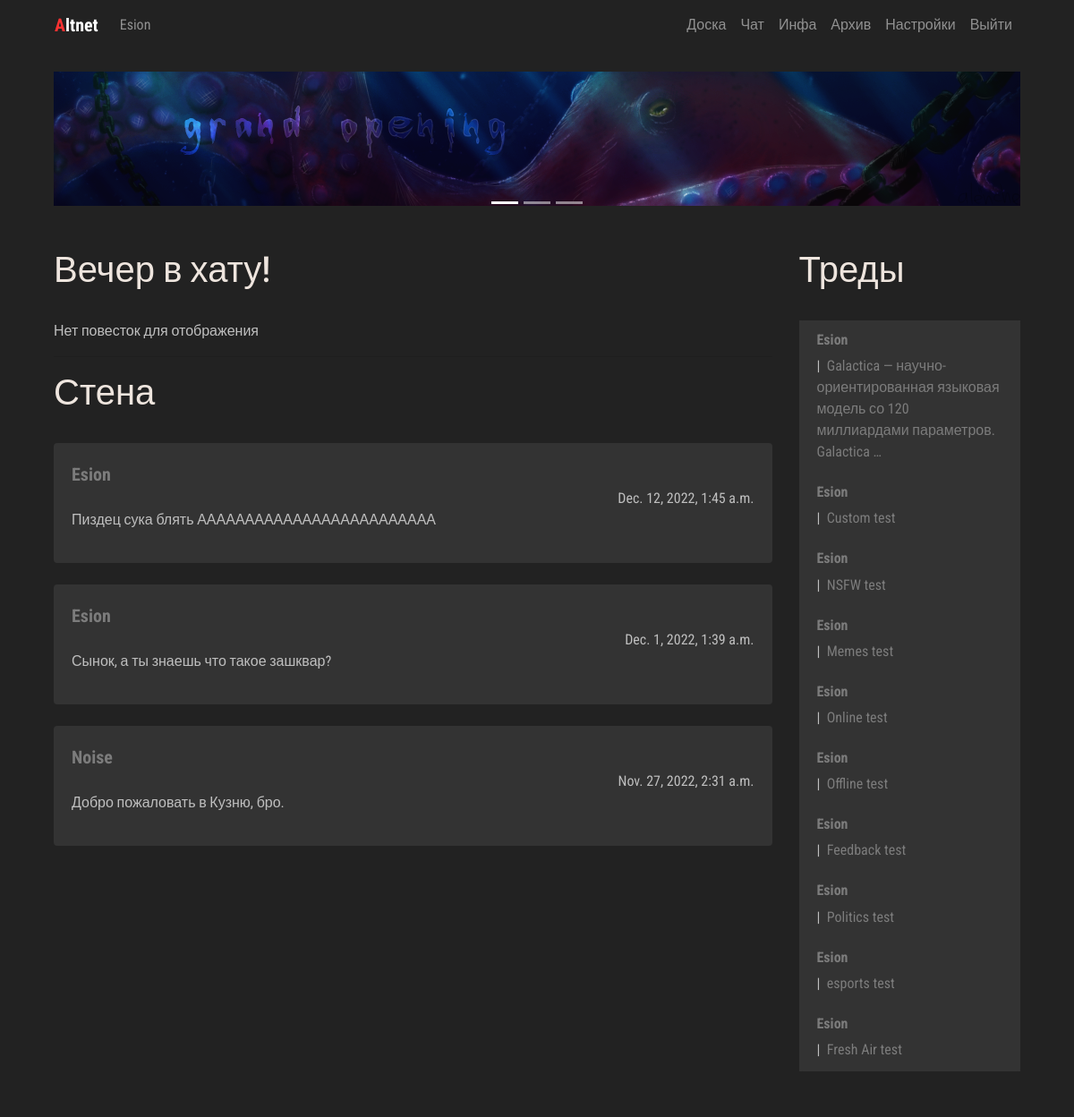
The app's page /manager/me/ (signed in), older data.
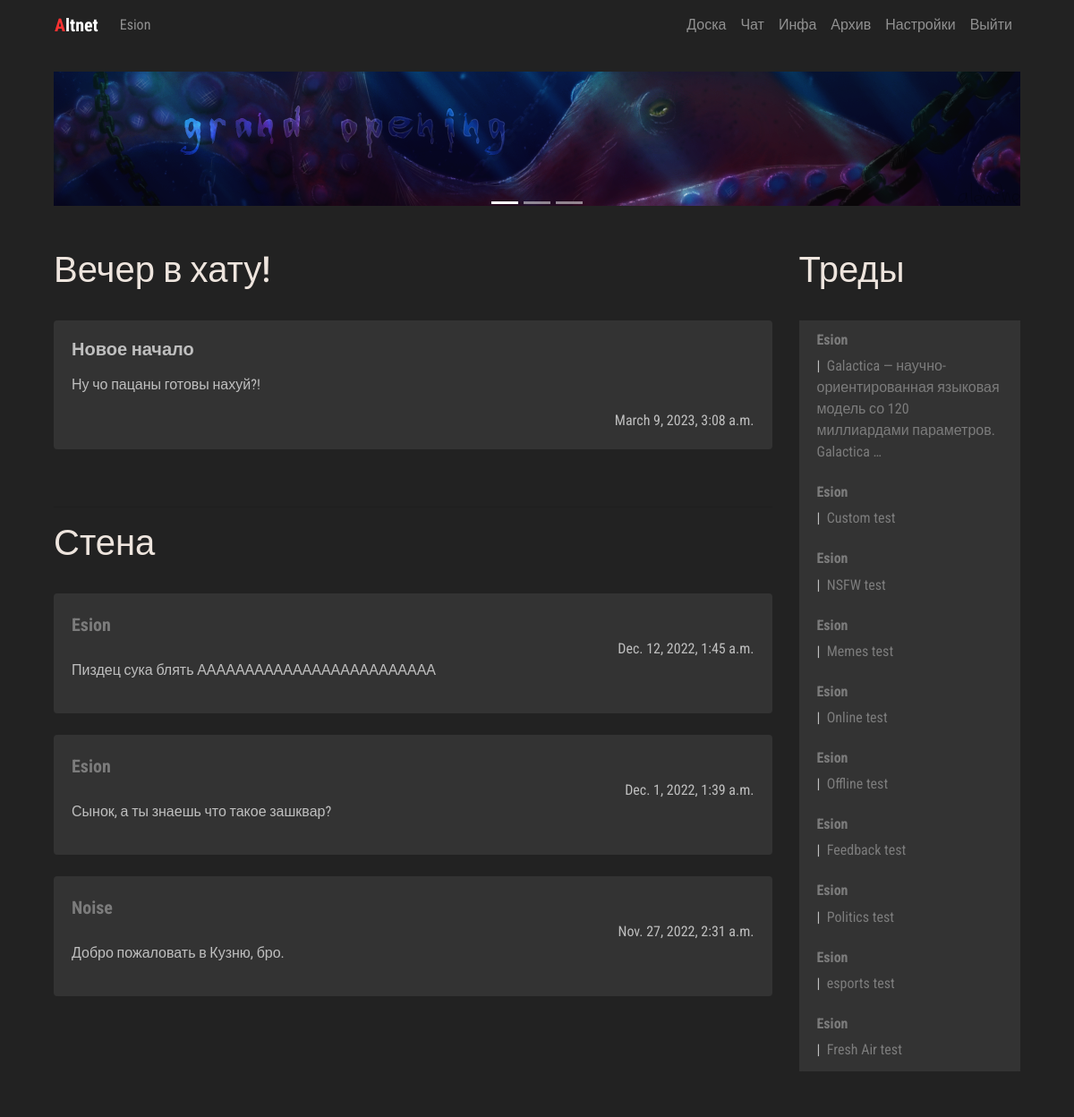
The same page, newer data.
### manager/models.py (models this page shows, shortened)
class UserPublicPost(models.Model):
    post_author = models.CharField('Message Author', max_length=150, null=False, blank=False)
    post_text = models.CharField('Post text', max_length=250)
    post_date = models.DateTimeField('Post date', auto_now=True)
    language_code = models.IntegerField(null=True, blank=True, default=0)

class AdminPublicPost(models.Model):
    post_author = models.ForeignKey(User, on_delete=models.CASCADE)
    post_title = models.CharField('Post title', max_length=100)
    post_text = models.CharField('Post text', max_length=10000)
    post_date = models.DateTimeField('Post date', auto_now=True)
    language_code = models.IntegerField(null=True, blank=True, default=0)

### board/models.py (models this page shows, shortened)
class Thread(models.Model):
    def was_published_recently(self):
        now = timezone.now()
        return now - datetime.timedelta(days=1) <= self.pub_date <= now
    thread_title = models.CharField('Thread title', max_length=100)
    thread_text = models.TextField('Thread text', max_length=10000)
    pub_date = models.DateTimeField('Date published', auto_now=True)
    CATEGORY_CHOICES = [('Random', 'Random'), ('Broadcast', 'Broadcast'), ('Animation', 'Animation'),
                        ('Artwork', 'Artwork'), ('Cinematics', 'Cinematics'), ('Videogames', 'Videogames'),
                        ('Writing', 'Writing'), ('Fresh Air', 'Fresh Air'), ('Esports', 'Esports'),
                        ('Politics', 'Politics'), ('Feedback', 'Feedback'), ('HiTech', 'HiTech'),
                        ('Offline', 'Offline'), ('Online', 'Online'), ('Memes', 'Memes'),
                        ('NSFW', 'NSFW'), ('Custom', 'Custom')]
    category = models.CharField(max_length=100, choices=CATEGORY_CHOICES)
    thread_author = models.CharField('Thread Author', max_length=150, blank=False, null=False)
    was_published_recently.admin_order_field = 'pub_date'
    was_published_recently.boolean = True
    was_published_recently.short_description = 'Published recently?'
    thread_pic = models.ImageField(upload_to=user_thread_directory_path, blank=True, null=True)
    language_code = models.IntegerField(blank=True, null=True, default=0)
    visible = models.BooleanField(blank=False, null=False, default=True)

### manager/views.py (the view)
# urls.py: path('me/', views.meview, name='me'),
def meview(request):
    if request.user.is_authenticated:
        loc_option = Hikka.objects.get(user=request.user.id).language_code
    else:
        loc_option = 0
    latest_threads = Thread.objects.filter(language_code=loc_option).order_by('-pub_date')[:10]
    latest_posts = UserPublicPost.objects.filter(language_code=loc_option).order_by('-post_date')[:10]
    admin_posts = AdminPublicPost.objects.filter(language_code=loc_option).order_by('-post_date')[:10]
    context = {
        'loc': loc_resolver('home'),
        'lang': loc_option,
        'threads': latest_threads,
        'posts': latest_posts,
        'admins': admin_posts
    }
    print(loc_resolver('home'))
    return render(request, 'me.html', context)

### board/templatetags/loc_extra.py (called while the page is built)
@register.filter
def return_item(l, i):
    try:
        return l[i]
    except:
        return None

@register.filter
def random_message(l, i):
    try:
        return Me.greet(i)
    except:
        return None

### scripts/loc/Me.py (called while the page is built)
def greet(language_code):
    if language_code == 0:
        return WELCOME_RANDOM_EN[randint(0, 3)]
    elif language_code == 1:
        return WELCOME_RANDOM_RU[randint(0, 3)]

### scripts/localisation.py (called while the page is built, shortened)
def loc_resolver(specific):
    load = {}
    if specific == 'home':
        load['me'] = loc.Me
        load['UI'] = loc.UI
        load['errors'] = loc.Errors
        load['headers'] = loc.Headers
    elif specific == 'account':
        load['profile'] = loc.Profile
        load['errors'] = loc.Errors
        load['headers'] = loc.Headers
        load['UI'] = loc.UI
    elif specific == 'info':
        load['UI'] = loc.UI
        load['info'] = loc.Info
    return load

### manager/templates/me.html (shortened to what this page needs)
{% extends 'hat.html' %}
{% block content %}
{% load loc_extra %}
            <div class="row col-">
               <div class=" col-lg-9 col- content">
                  <br>
                  <div class="trds">
                     <main class="contentd" role="main">
                        <header>
                           <h1 data-text="{{ loc.me.greet|random_message:lang }}">{{ loc.me.greet|random_message:lang }}
                           </h1>
                        </header>
                     </main>
                  </div>
                  <br>
                  {% if admins %}
                  {% for admin in admins %}
                  <div class="card">
                     <div class="card-body">
                        <h4 class="card-title">
                           <p class="article"> {{ admin.post_title }} </p>
                        </h4>
                        {{ admin.post_text|linebreaks }}
                        <div class="d-flex flex-row-reverse">{{ admin.post_date }}</div>
                     </div>
                  </div>
                  <br />
                  {% endfor %}
                  {% else %}
                  {{ loc.errors.NO_AGENDA_POSTS|return_item:lang }}
                  {% endif %}
                  <br>
                  <hr>
                  <div class="trds">
                     <main class="contentd" role="main">
                        <header>
                           <h1 data-text="{{ loc.headers.PUBLIC_MESSAGES|return_item:lang }}">{{ loc.headers.PUBLIC_MESSAGES|return_item:lang }}
                           </h1>
                        </header>
                     </main>
                  </div>
                  <br>
                  {% if posts %}
                  {% for post in posts %}
                  <div class="card">
                     <div class="card-body">
                              <a class="article" href="{% url 'Board:guest' post.post_author%}"> {{ post.post_author }}</a>
                        <div class="d-flex flex-row-reverse">{{ post.post_date }}</div>
                        {{ post.post_text|linebreaks }}
                     </div>
                  </div>
                  <br />
                  {% endfor %}
                  {% else %}
                  {{ loc.errors.NO_PUBLIC_MESSAGES|return_item:lang }}
                  {% endif %}
               </div>
               <div class=" col-lg-3 col- left-sidebar">
                  <br>
                  <div class="trds">
                     <main class="contentd" role="main">
                        <header>
                           <h1 data-text="{{ loc.headers.THREADS|return_item:lang }}">{{ loc.headers.THREADS|return_item:lang }}
                           </h1>
                        </header>
                     </main>
                  </div>
                  <br>
                  {% if threads %}
                  <ul class="list-group">
                     {% for thread in threads %}
                     <li class="list-group-item">
                        <h6> <a class="userlk" href="{% url 'Board:guest' thread.thread_author %}">
                        {{ thread.thread_author }}</a> </h6>
                        |&nbsp;<a href="{% url 'Board:thread' thread.id %}"> {{ thread.thread_text|truncatewords:10 }}  </a>
                     </li>
                     {% endfor %}
                  </ul>
                  {% else %}
                  {{ loc.errors.NO_THREADS|return_item:lang }}
                  {% endif %}
                  <br>
               </div>
            </div>
{% endblock %}

### board/templates/hat.html (shortened to what this page needs)
<!DOCTYPE html>
{% load loc_extra %}
<html lang="en"><head>
	<link rel="stylesheet" href="https://stackpath.bootstrapcdn.com/bootstrap/4.3.1/css/bootstrap.min.css">
     {% load static %}
    <link rel="stylesheet" href=" {% static 'css/master.css' %} " type="text/css">
  </head>
  <body>
<div class="container">
   <nav class="navbar navbar-expand-lg navbar-dark" style="background-color: #222222;">
  <div class="collapse navbar-collapse" id="navbarTogglerDemo01">
    <a class="navbar-brand" href="{% url 'Manager:me' %}"><b><span style="color: #fc3232">A</span>ltnet</b></a>
    <ul class="navbar-nav mr-auto mt-2 mt-lg-0">
    {% if user.is_authenticated %}
         <li class="nav-item">
           <a class="nav-link" href="{% url 'Board:user' %}">{{ user.username }}</a>
      </li>
        {% else %}
        <li class="nav-item">
        <a class="nav-link" href="{% url 'Manager:login' %}">{{ loc.UI.LOG_IN|return_item:lang }}</a>
      </li>
        {% endif %}
    </ul>
     <ul class="navbar-nav  mt-2 mt-lg-0">
      <li class="nav-item">
        <a class="nav-link" href="{% url 'Board:board' %}">{{ loc.UI.BOARD|return_item:lang }}</a>
      </li>
      <li class="nav-item">
        <a class="nav-link" href="{% url 'Chat:chat' %}">{{ loc.UI.CHAT|return_item:lang }}</a>
      </li>
      <li class="nav-item">
        <a class="nav-link" href="{% url 'Paper:info' %}">{{ loc.UI.INFO|return_item:lang }}</a>
      </li>
      <li class="nav-item">
        <a class="nav-link" href="{% url 'Archive:index' %}">{{ loc.UI.ARCHIVE|return_item:lang }}</a>
      </li>
      <li class="nav-item">
        <a class="nav-link" href="#">{{ loc.UI.SETTINGS|return_item:lang }}</a>
      </li>
      <li class="nav-item">
        <a class="nav-link" href="{% url 'Manager:logout' %}">{{ loc.UI.LOG_OUT|return_item:lang }}</a>
      </li>
    </ul>
  </div>
</nav>
<div class="col-lg-12 head-block"><br>
<div id="carouselExampleControls" class="carousel slide" data-ride="carousel">
     <ol class="carousel-indicators">
    <li data-target="#carouselExampleControls" data-slide-to="0" class="active"></li>
    <li data-target="#carouselExampleControls" data-slide-to="1"></li>
    <li data-target="#carouselExampleControls" data-slide-to="2"></li>
  </ol>
  <div class="carousel-inner">
    <div class="carousel-item active">
      <img class="d-block w-100" src="{% static 'imgs/go.png' %}" alt="Second slide" height="150px">
    </div>
  </div>
<br>
</div>
{% block content %} {% endblock %}
<br>
    </div>
</div>
</body>
</html>

### static/css/master.css (style rules this page uses)
.head-block,.top-menu,.top-material,.left-sidebar,.content { background:#222222; margin-bottom:5px; }
.head-block { height:40px; }
.content { border: none; }
.head-block { height:150px; background:right center no-repeat; }
.card { background: #333333; border: none; }
.list-group, .list-group-item { background: #333333; border: none; }
.userlk { font-weight: bold; }
.article { font-weight: bold; font-size: 20px; }
body { font-family: 'Roboto Condensed', sans-serif; font-size: initial; }
a { color: #7c7c7c; font-size: initial; }
body { background: #222; color: #bfbfbf; }
.contentd header h1 { position:relative;color:#eee5de }
.contentd header h1:after, .contentd header h1:before { position:absolute;top:0;overflow:hidden;clip:rect(0,100vw,0,0);content:attr(data-text);background: #a9a9a9 }
.contentd header h1:before { left:-1vmin;animation:noise 7s infinite steps(3,end) alternate-reverse;color:#71fcff;text-shadow:.4vmin 0 #00f,-.2vmin 1vmin red }
.contentd header h1:after { left:1vmin;animation:noise-alt 5s infinite steps(3,end) alternate-reverse;color:#ff9eed;text-shadow:-2vmin 0 #ff0,.1vmin -1vmin #00f }
.trds { background: #none; }

Row changes from the older to the newer data that the page shows:
added AdminPublicPost: post_title "Новое начало", post_text "Ну чо пацаны готовы нахуй?!", post_date "March 9, 2023, 3:08 a.m."
Text that changed along with them:
{{ loc.errors.NO_AGENDA_POSTS|return_item:lang }}: "Нет повесток для отображения" → (not shown)
